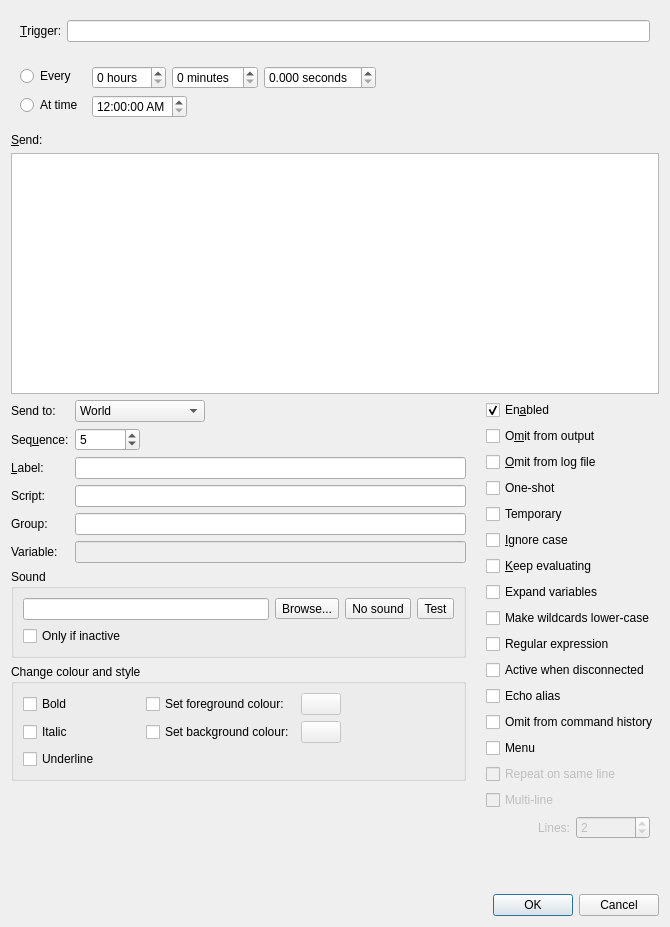
<?xml version="1.0" encoding="UTF-8"?>
<ui version="4.0">
 <class>TriggerEdit</class>
 <widget class="QDialog" name="TriggerEdit">
  <property name="geometry">
   <rect>
    <x>0</x>
    <y>0</y>
    <width>670</width>
    <height>927</height>
   </rect>
  </property>
  <property name="minimumSize">
   <size>
    <width>670</width>
    <height>0</height>
   </size>
  </property>
  <property name="windowTitle">
   <string>Edit Alias</string>
  </property>
  <layout class="QVBoxLayout" name="verticalLayout">
   <item>
    <widget class="QWidget" name="reactions_pattern" native="true">
     <layout class="QHBoxLayout" name="_3">
      <item>
       <widget class="QLabel" name="label_pattern">
        <property name="text">
         <string>&amp;Trigger:</string>
        </property>
        <property name="buddy">
         <cstring>pattern</cstring>
        </property>
       </widget>
      </item>
      <item>
       <widget class="QLineEdit" name="pattern"/>
      </item>
     </layout>
    </widget>
   </item>
   <item>
    <widget class="QWidget" name="timers_event" native="true">
     <layout class="QFormLayout" name="formLayout">
      <item row="0" column="0">
       <widget class="QRadioButton" name="every">
        <property name="text">
         <string>Every </string>
        </property>
       </widget>
      </item>
      <item row="0" column="1">
       <layout class="QHBoxLayout" name="horizontalLayout">
        <item>
         <widget class="QSpinBox" name="every_hour">
          <property name="suffix">
           <string> hours</string>
          </property>
          <property name="maximum">
           <number>24</number>
          </property>
         </widget>
        </item>
        <item>
         <widget class="QSpinBox" name="every_minute">
          <property name="suffix">
           <string> minutes</string>
          </property>
          <property name="maximum">
           <number>59</number>
          </property>
         </widget>
        </item>
        <item>
         <widget class="QDoubleSpinBox" name="every_second">
          <property name="suffix">
           <string> seconds</string>
          </property>
          <property name="decimals">
           <number>3</number>
          </property>
          <property name="maximum">
           <double>59.999000000000002</double>
          </property>
         </widget>
        </item>
        <item>
         <spacer name="horizontalSpacer_4">
          <property name="orientation">
           <enum>Qt::Horizontal</enum>
          </property>
          <property name="sizeHint" stdset="0">
           <size>
            <width>40</width>
            <height>20</height>
           </size>
          </property>
         </spacer>
        </item>
       </layout>
      </item>
      <item row="1" column="0">
       <widget class="QRadioButton" name="at_time">
        <property name="text">
         <string>At time </string>
        </property>
       </widget>
      </item>
      <item row="1" column="1">
       <widget class="QTimeEdit" name="time">
        <property name="sizePolicy">
         <sizepolicy hsizetype="Fixed" vsizetype="Fixed">
          <horstretch>0</horstretch>
          <verstretch>0</verstretch>
         </sizepolicy>
        </property>
        <property name="displayFormat">
         <string>h:mm:ss AP</string>
        </property>
       </widget>
      </item>
     </layout>
    </widget>
   </item>
   <item>
    <widget class="QLabel" name="label_text">
     <property name="text">
      <string>&amp;Send:</string>
     </property>
     <property name="buddy">
      <cstring>text</cstring>
     </property>
    </widget>
   </item>
   <item>
    <widget class="QPlainTextEdit" name="text"/>
   </item>
   <item>
    <layout class="QHBoxLayout" name="_main">
     <property name="spacing">
      <number>20</number>
     </property>
     <item>
      <layout class="QVBoxLayout" name="_options">
       <property name="spacing">
        <number>6</number>
       </property>
       <item>
        <layout class="QFormLayout" name="_send">
         <item row="0" column="0">
          <widget class="QLabel" name="label_send_to">
           <property name="text">
            <string>Send to:</string>
           </property>
           <property name="buddy">
            <cstring>send_to</cstring>
           </property>
          </widget>
         </item>
         <item row="0" column="1">
          <widget class="QComboBox" name="send_to">
           <property name="sizePolicy">
            <sizepolicy hsizetype="Fixed" vsizetype="Fixed">
             <horstretch>0</horstretch>
             <verstretch>0</verstretch>
            </sizepolicy>
           </property>
           <item>
            <property name="text">
             <string>World</string>
            </property>
           </item>
           <item>
            <property name="text">
             <string>Command</string>
            </property>
           </item>
           <item>
            <property name="text">
             <string>Output</string>
            </property>
           </item>
           <item>
            <property name="text">
             <string>Status</string>
            </property>
           </item>
           <item>
            <property name="text">
             <string>Notepad (append)</string>
            </property>
           </item>
           <item>
            <property name="text">
             <string>Notepad (replace)</string>
            </property>
           </item>
           <item>
            <property name="text">
             <string>Speedwalk</string>
            </property>
           </item>
           <item>
            <property name="text">
             <string>Variable</string>
            </property>
           </item>
           <item>
            <property name="text">
             <string>Script</string>
            </property>
           </item>
          </widget>
         </item>
         <item row="1" column="0">
          <widget class="QLabel" name="sequence_label">
           <property name="text">
            <string>Seq&amp;uence:</string>
           </property>
           <property name="buddy">
            <cstring>sequence</cstring>
           </property>
          </widget>
         </item>
         <item row="1" column="1">
          <widget class="QSpinBox" name="sequence">
           <property name="sizePolicy">
            <sizepolicy hsizetype="Fixed" vsizetype="Fixed">
             <horstretch>0</horstretch>
             <verstretch>0</verstretch>
            </sizepolicy>
           </property>
           <property name="minimum">
            <number>-30000</number>
           </property>
           <property name="maximum">
            <number>30000</number>
           </property>
           <property name="value">
            <number>5</number>
           </property>
          </widget>
         </item>
         <item row="3" column="0">
          <widget class="QLabel" name="label_script">
           <property name="text">
            <string>Script:</string>
           </property>
           <property name="buddy">
            <cstring>script</cstring>
           </property>
          </widget>
         </item>
         <item row="3" column="1">
          <widget class="QLineEdit" name="script"/>
         </item>
         <item row="4" column="0">
          <widget class="QLabel" name="label_group">
           <property name="text">
            <string>Group:</string>
           </property>
           <property name="buddy">
            <cstring>group</cstring>
           </property>
          </widget>
         </item>
         <item row="4" column="1">
          <widget class="QLineEdit" name="group"/>
         </item>
         <item row="5" column="0">
          <widget class="QLabel" name="variable_label">
           <property name="visible">
            <bool>false</bool>
           </property>
           <property name="text">
            <string>Variable:</string>
           </property>
           <property name="buddy">
            <cstring>variable</cstring>
           </property>
          </widget>
         </item>
         <item row="5" column="1">
          <widget class="QLineEdit" name="variable">
           <property name="enabled">
            <bool>false</bool>
           </property>
          </widget>
         </item>
         <item row="2" column="1">
          <widget class="QLineEdit" name="label"/>
         </item>
         <item row="2" column="0">
          <widget class="QLabel" name="label_label">
           <property name="text">
            <string>&amp;Label:</string>
           </property>
           <property name="buddy">
            <cstring>script</cstring>
           </property>
          </widget>
         </item>
        </layout>
       </item>
       <item>
        <widget class="QGroupBox" name="triggers_sound">
         <property name="sizePolicy">
          <sizepolicy hsizetype="Expanding" vsizetype="Preferred">
           <horstretch>0</horstretch>
           <verstretch>0</verstretch>
          </sizepolicy>
         </property>
         <property name="title">
          <string>Sound</string>
         </property>
         <layout class="QVBoxLayout" name="verticalLayout_5">
          <item>
           <layout class="QHBoxLayout" name="_soundfile">
            <item>
             <widget class="QLineEdit" name="sound"/>
            </item>
            <item>
             <widget class="QToolButton" name="sound_browse">
              <property name="text">
               <string>Browse...</string>
              </property>
              <property name="icon">
               <iconset theme="document-open">
                <normaloff>.</normaloff>.</iconset>
              </property>
             </widget>
            </item>
            <item>
             <widget class="QToolButton" name="sound_none">
              <property name="text">
               <string>No sound</string>
              </property>
              <property name="icon">
               <iconset theme="user-trash-symbolic">
                <normaloff>.</normaloff>.</iconset>
              </property>
             </widget>
            </item>
            <item>
             <widget class="QToolButton" name="sound_test">
              <property name="text">
               <string>Test</string>
              </property>
              <property name="icon">
               <iconset theme="audio-volume-high-symbolic">
                <normaloff>.</normaloff>.</iconset>
              </property>
             </widget>
            </item>
           </layout>
          </item>
          <item>
           <widget class="QCheckBox" name="sound_if_inactive">
            <property name="text">
             <string>Only if inactive</string>
            </property>
           </widget>
          </item>
         </layout>
        </widget>
       </item>
       <item>
        <widget class="QGroupBox" name="triggers_style">
         <property name="title">
          <string>Change colour and style</string>
         </property>
         <layout class="QGridLayout" name="gridLayout">
          <item row="0" column="3">
           <widget class="QPushButton" name="foreground">
            <property name="enabled">
             <bool>false</bool>
            </property>
            <property name="text">
             <string/>
            </property>
           </widget>
          </item>
          <item row="0" column="6">
           <spacer name="horizontalSpacer_2">
            <property name="orientation">
             <enum>Qt::Horizontal</enum>
            </property>
            <property name="sizeHint" stdset="0">
             <size>
              <width>40</width>
              <height>20</height>
             </size>
            </property>
           </spacer>
          </item>
          <item row="2" column="2">
           <widget class="QCheckBox" name="change_background">
            <property name="text">
             <string>Set background colour:</string>
            </property>
           </widget>
          </item>
          <item row="2" column="3">
           <widget class="QPushButton" name="background">
            <property name="enabled">
             <bool>false</bool>
            </property>
            <property name="text">
             <string/>
            </property>
           </widget>
          </item>
          <item row="2" column="0">
           <widget class="QCheckBox" name="make_italic">
            <property name="text">
             <string>Italic</string>
            </property>
           </widget>
          </item>
          <item row="4" column="0">
           <widget class="QCheckBox" name="make_underline">
            <property name="text">
             <string>Underline</string>
            </property>
           </widget>
          </item>
          <item row="0" column="2">
           <widget class="QCheckBox" name="change_foreground">
            <property name="text">
             <string>Set foreground colour:</string>
            </property>
           </widget>
          </item>
          <item row="0" column="0">
           <widget class="QCheckBox" name="make_bold">
            <property name="text">
             <string>Bold</string>
            </property>
           </widget>
          </item>
          <item row="0" column="1">
           <spacer name="horizontalSpacer">
            <property name="orientation">
             <enum>Qt::Horizontal</enum>
            </property>
            <property name="sizeType">
             <enum>QSizePolicy::Fixed</enum>
            </property>
            <property name="sizeHint" stdset="0">
             <size>
              <width>40</width>
              <height>20</height>
             </size>
            </property>
           </spacer>
          </item>
         </layout>
        </widget>
       </item>
       <item>
        <spacer name="verticalSpacer">
         <property name="orientation">
          <enum>Qt::Vertical</enum>
         </property>
         <property name="sizeHint" stdset="0">
          <size>
           <width>20</width>
           <height>40</height>
          </size>
         </property>
        </spacer>
       </item>
      </layout>
     </item>
     <item>
      <layout class="QVBoxLayout" name="_checkboxes">
       <property name="spacing">
        <number>6</number>
       </property>
       <item>
        <widget class="QCheckBox" name="enabled">
         <property name="text">
          <string>En&amp;abled</string>
         </property>
         <property name="checked">
          <bool>true</bool>
         </property>
        </widget>
       </item>
       <item>
        <widget class="QCheckBox" name="omit_from_output">
         <property name="text">
          <string>O&amp;mit from output</string>
         </property>
        </widget>
       </item>
       <item>
        <widget class="QCheckBox" name="omit_from_log">
         <property name="text">
          <string>&amp;Omit from log file</string>
         </property>
        </widget>
       </item>
       <item>
        <widget class="QCheckBox" name="one_shot">
         <property name="text">
          <string>One-shot</string>
         </property>
        </widget>
       </item>
       <item>
        <widget class="QCheckBox" name="temporary">
         <property name="text">
          <string>Temporary</string>
         </property>
        </widget>
       </item>
       <item>
        <widget class="QCheckBox" name="ignore_case">
         <property name="text">
          <string>&amp;Ignore case</string>
         </property>
        </widget>
       </item>
       <item>
        <widget class="QCheckBox" name="keep_evaluating">
         <property name="text">
          <string>&amp;Keep evaluating</string>
         </property>
        </widget>
       </item>
       <item>
        <widget class="QCheckBox" name="expand_variables">
         <property name="text">
          <string>Expand variables</string>
         </property>
        </widget>
       </item>
       <item>
        <widget class="QCheckBox" name="lowercase_wildcard">
         <property name="text">
          <string>Make wildcards lower-case</string>
         </property>
        </widget>
       </item>
       <item>
        <widget class="QCheckBox" name="is_regex">
         <property name="text">
          <string>Regular expression</string>
         </property>
        </widget>
       </item>
       <item>
        <widget class="QCheckBox" name="active_closed">
         <property name="text">
          <string>Active when disconnected</string>
         </property>
        </widget>
       </item>
       <item>
        <widget class="QCheckBox" name="echo_alias">
         <property name="text">
          <string>Echo alias</string>
         </property>
        </widget>
       </item>
       <item>
        <widget class="QCheckBox" name="omit_from_command_history">
         <property name="text">
          <string>Omit from command history</string>
         </property>
        </widget>
       </item>
       <item>
        <widget class="QCheckBox" name="menu">
         <property name="text">
          <string>Menu</string>
         </property>
        </widget>
       </item>
       <item>
        <widget class="QCheckBox" name="repeat">
         <property name="enabled">
          <bool>false</bool>
         </property>
         <property name="text">
          <string>Repeat on same line</string>
         </property>
        </widget>
       </item>
       <item>
        <widget class="QCheckBox" name="multi_line">
         <property name="enabled">
          <bool>false</bool>
         </property>
         <property name="text">
          <string>Multi-line</string>
         </property>
        </widget>
       </item>
       <item>
        <widget class="QWidget" name="triggers_multi_line" native="true">
         <property name="enabled">
          <bool>false</bool>
         </property>
         <layout class="QHBoxLayout" name="horizontalLayout_6">
          <property name="topMargin">
           <number>0</number>
          </property>
          <item alignment="Qt::AlignRight">
           <widget class="QLabel" name="label_lines_to_match">
            <property name="enabled">
             <bool>false</bool>
            </property>
            <property name="text">
             <string>Lines:</string>
            </property>
            <property name="buddy">
             <cstring>lines_to_match</cstring>
            </property>
           </widget>
          </item>
          <item>
           <widget class="QSpinBox" name="lines_to_match">
            <property name="enabled">
             <bool>false</bool>
            </property>
            <property name="minimum">
             <number>1</number>
            </property>
            <property name="value">
             <number>2</number>
            </property>
           </widget>
          </item>
         </layout>
        </widget>
       </item>
       <item>
        <spacer name="verticalSpacer_2">
         <property name="orientation">
          <enum>Qt::Vertical</enum>
         </property>
         <property name="sizeHint" stdset="0">
          <size>
           <width>20</width>
           <height>40</height>
          </size>
         </property>
        </spacer>
       </item>
      </layout>
     </item>
    </layout>
   </item>
   <item>
    <widget class="QDialogButtonBox" name="buttonBox">
     <property name="orientation">
      <enum>Qt::Horizontal</enum>
     </property>
     <property name="standardButtons">
      <set>QDialogButtonBox::Cancel|QDialogButtonBox::Ok</set>
     </property>
    </widget>
   </item>
  </layout>
 </widget>
 <resources/>
 <connections>
  <connection>
   <sender>buttonBox</sender>
   <signal>accepted()</signal>
   <receiver>TriggerEdit</receiver>
   <slot>accept()</slot>
   <hints>
    <hint type="sourcelabel">
     <x>205</x>
     <y>917</y>
    </hint>
    <hint type="destinationlabel">
     <x>157</x>
     <y>274</y>
    </hint>
   </hints>
  </connection>
  <connection>
   <sender>buttonBox</sender>
   <signal>rejected()</signal>
   <receiver>TriggerEdit</receiver>
   <slot>reject()</slot>
   <hints>
    <hint type="sourcelabel">
     <x>205</x>
     <y>917</y>
    </hint>
    <hint type="destinationlabel">
     <x>286</x>
     <y>274</y>
    </hint>
   </hints>
  </connection>
  <connection>
   <sender>is_regex</sender>
   <signal>toggled(bool)</signal>
   <receiver>repeat</receiver>
   <slot>setEnabled(bool)</slot>
   <hints>
    <hint type="sourcelabel">
     <x>658</x>
     <y>614</y>
    </hint>
    <hint type="destinationlabel">
     <x>658</x>
     <y>796</y>
    </hint>
   </hints>
  </connection>
  <connection>
   <sender>is_regex</sender>
   <signal>toggled(bool)</signal>
   <receiver>multi_line</receiver>
   <slot>setEnabled(bool)</slot>
   <hints>
    <hint type="sourcelabel">
     <x>658</x>
     <y>614</y>
    </hint>
    <hint type="destinationlabel">
     <x>658</x>
     <y>828</y>
    </hint>
   </hints>
  </connection>
  <connection>
   <sender>is_regex</sender>
   <signal>toggled(bool)</signal>
   <receiver>triggers_multi_line</receiver>
   <slot>setEnabled(bool)</slot>
   <hints>
    <hint type="sourcelabel">
     <x>658</x>
     <y>614</y>
    </hint>
    <hint type="destinationlabel">
     <x>658</x>
     <y>873</y>
    </hint>
   </hints>
  </connection>
  <connection>
   <sender>multi_line</sender>
   <signal>toggled(bool)</signal>
   <receiver>lines_to_match</receiver>
   <slot>setEnabled(bool)</slot>
   <hints>
    <hint type="sourcelabel">
     <x>658</x>
     <y>828</y>
    </hint>
    <hint type="destinationlabel">
     <x>649</x>
     <y>864</y>
    </hint>
   </hints>
  </connection>
  <connection>
   <sender>multi_line</sender>
   <signal>toggled(bool)</signal>
   <receiver>label_lines_to_match</receiver>
   <slot>setEnabled(bool)</slot>
   <hints>
    <hint type="sourcelabel">
     <x>658</x>
     <y>828</y>
    </hint>
    <hint type="destinationlabel">
     <x>549</x>
     <y>864</y>
    </hint>
   </hints>
  </connection>
  <connection>
   <sender>change_foreground</sender>
   <signal>toggled(bool)</signal>
   <receiver>foreground</receiver>
   <slot>setEnabled(bool)</slot>
   <hints>
    <hint type="sourcelabel">
     <x>322</x>
     <y>695</y>
    </hint>
    <hint type="destinationlabel">
     <x>371</x>
     <y>697</y>
    </hint>
   </hints>
  </connection>
  <connection>
   <sender>change_background</sender>
   <signal>toggled(bool)</signal>
   <receiver>background</receiver>
   <slot>setEnabled(bool)</slot>
   <hints>
    <hint type="sourcelabel">
     <x>322</x>
     <y>731</y>
    </hint>
    <hint type="destinationlabel">
     <x>371</x>
     <y>733</y>
    </hint>
   </hints>
  </connection>
  <connection>
   <sender>sound_none</sender>
   <signal>clicked()</signal>
   <receiver>sound</receiver>
   <slot>clear()</slot>
   <hints>
    <hint type="sourcelabel">
     <x>394</x>
     <y>588</y>
    </hint>
    <hint type="destinationlabel">
     <x>326</x>
     <y>589</y>
    </hint>
   </hints>
  </connection>
 </connections>
</ui>
